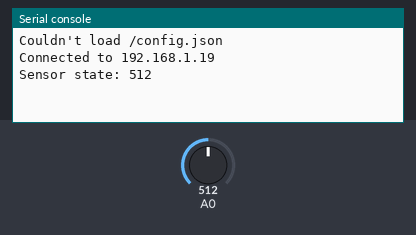
Simulated run of this program. Board: ESP8266 board running MicroPython. Shown: the last lines printed to the serial console. The test bench sets the inputs (shaded band); at power-on: A0 = 512 (analog values on the 0–1023 scale). Files the program writes start out absent; no MQTT or app messages arrive unless stated; files that are not in the repository are absent.

Above: at 1.3 s.
1.4 s: A0 set to 716
At 5.9 s:
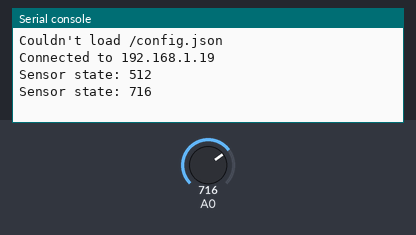
7.4 s: A0 set to 900
At 11.0 s:
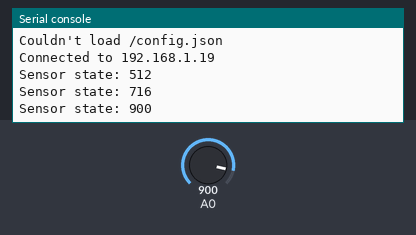
Timing chart, 0 to 12.5 s (numbered marks = the images above; inputs shaded):
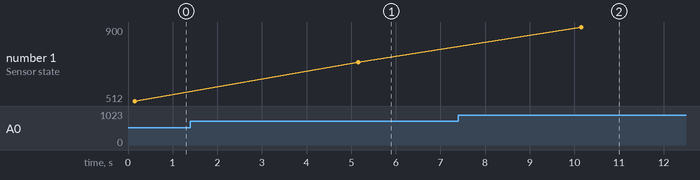

The program:

sensor_mqtt.py
```python
import machine
import time
import ubinascii
import webrepl

from umqtt.simple import MQTTClient

# These defaults are overwritten with the contents of /config.json by load_config()
CONFIG = {
    "broker": "192.168.1.19",
    "sensor_pin": 0,
    "client_id": b"esp8266_" + ubinascii.hexlify(machine.unique_id()),
    "topic": b"home",
}

client = None
sensor_pin = None

def setup_pins():
    global sensor_pin
    sensor_pin = machine.ADC(CONFIG['sensor_pin'])

def load_config():
    import ujson as json
    try:
        with open("/config.json") as f:
            config = json.loads(f.read())
    except (OSError, ValueError):
        print("Couldn't load /config.json")
        save_config()
    else:
        CONFIG.update(config)
        print("Loaded config from /config.json")

def save_config():
    import ujson as json
    try:
        with open("/config.json", "w") as f:
            f.write(json.dumps(CONFIG))
    except OSError:
        print("Couldn't save /config.json")

def main():
    client = MQTTClient(CONFIG['client_id'], CONFIG['broker'])
    client.connect()
    print("Connected to {}".format(CONFIG['broker']))
    while True:
        data = sensor_pin.read()
        client.publish('{}/{}'.format(CONFIG['topic'],
                                          CONFIG['client_id']),
                                          bytes(str(data), 'utf-8'))
        print('Sensor state: {}'.format(data))
        time.sleep(5)

if __name__ == '__main__':
    load_config()
    setup_pins()
    main()
```

Measured:
- after the input at 1.4 s, the serial console: prints a new line after 3.8 s (image 1)
- after the input at 7.4 s, the serial console: prints a new line after 2.8 s (image 2)
- plotted number 1: 512 → 716 after the input at 1.4 s, 716 → 900 after the input at 7.4 s
